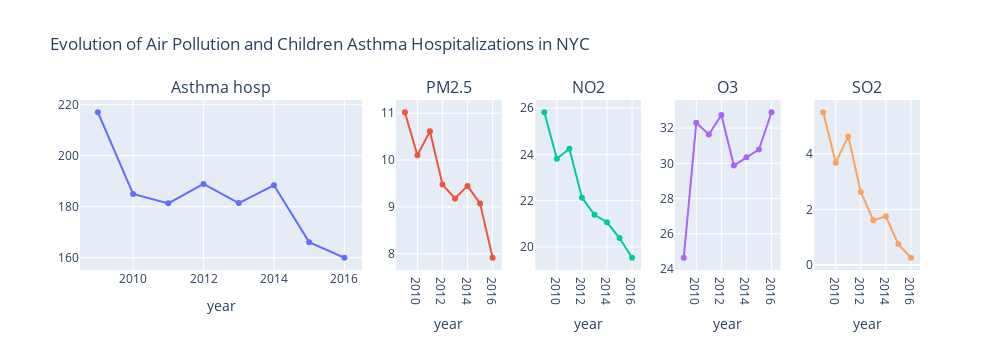

Notebook source saved alongside this figure:
### Markdown cell above
# Air pollution and asthma hospitalizations in children. What does data visualization tell us?

It is almost general knoweldge that air pollution might be one of the main causes of respiratory diseases. An among all the broad types of respiratory diseases that exists, specifically asthma. Asthma is a chronic respiratory disease characterized by variable airflow obstruction, bronchial hyperresponsiveness, and airway inflammation. [[1]](https://pubmed.ncbi.nlm.nih.gov/32867076/) Researchers have long linked asthma with exposure to air pollution, which can make asthma symptoms worse and trigger asthma attacks. Moreover, it is estimated six million children in the United States with asthma are especially vulnerable to air pollution. [[2]](https://www.epa.gov/sciencematters/links-between-air-pollution-and-childhood-asthma#:~:text=Researchers%20have%20long%20linked%20asthma,worse%20and%20trigger%20asthma%20attacks). And not only vulnerable once they have the disease. It has been also proved that exposure to main air pollutants such as NO2, CO, and PM2.5 is linked to regional DNA methylation differences in asthma. [[3]](https://www.ncbi.nlm.nih.gov/pmc/articles/PMC5756438/pdf/13148_2017_Article_433.pdf)

The aim of this study is to dig deeper into this relation between air pollution and asthma cases in children. To do so, NYC air pollution data will be used and combined with asthma hospitalizations data for children. Is there any clear correlation between air pollution and the number of asthma hospitalizations? If so, which are the air pollutants that are more correlated? How do these values vary between the different neighbourhoods? Where is more urgent to reduce the emissions of hazardous air pollutants? Is it possible to predict which is gonna be the number of asthma hospitalizations in order to prepare these hospitals that are gonna suffer more for such big workloads? 

But to start with, let's take a look at how the number of asthma cases in children and the levels of pollutants has evolved in the last years, and which tendence do they show.

### Code cell
fig = make_subplots(
    rows=1, cols=5,column_widths=[0.4, 0.15,0.15,0.15,0.15],
    subplot_titles=("Asthma hosp","PM2.5", "NO2", "O3", "SO2"))

fig.add_trace(go.Scatter(x=years, y=asthma_per_year,name='Asthma hosp'),
              row=1, col=1)

fig.add_trace(go.Scatter(x=years, y=PM2_5_per_year,name='PM2.5'),
              row=1, col=2)

fig.add_trace(go.Scatter(x=years, y=NO2_per_year,name='NO2'),
              row=1, col=3)

fig.add_trace(go.Scatter(x=years, y=O3_per_year,name='O3'),
              row=1, col=4)

fig.add_trace(go.Scatter(x=years, y=SO2_per_year,name='SO2'),
              row=1, col=5)

# Update xaxis properties
fig.update_xaxes(title_text="year", row=1, col=1)
fig.update_xaxes(title_text="year", row=1, col=2)
fig.update_xaxes(title_text="year", row=1, col=3)
fig.update_xaxes(title_text="year", row=1, col=4)
fig.update_xaxes(title_text="year", row=1, col=5)


fig.update_layout(height=350, width=1000,
                  title_text='Evolution of Air Pollution and Children Asthma Hospitalizations in NYC')

fig.update_layout(showlegend=False)
fig.show()

### Figure 1 — Plotly figure (JSON) as saved in the notebook; plotly's stock layout.template omitted (floating-point values rounded to 4 significant figures)
{"data": [{"name": "Asthma hosp", "type": "scatter", "x": [2009, 2010, 2011, 2012, 2013, 2014, 2015, 2016], "xaxis": "x", "y": [217.0, 185, 181.3, 188.9, 181.4, 188.4, 166.1, 160.0], "yaxis": "y"}, {"name": "PM2.5", "type": "scatter", "x": [2009, 2010, 2011, 2012, 2013, 2014, 2015, 2016], "xaxis": "x2", "y": [11.02, 10.1, 10.62, 9.476, 9.18, 9.448, 9.07, 7.913], "yaxis": "y2"}, {"name": "NO2", "type": "scatter", "x": [2009, 2010, 2011, 2012, 2013, 2014, 2015, 2016], "xaxis": "x3", "y": [25.83, 23.81, 24.24, 22.13, 21.39, 21.07, 20.38, 19.53], "yaxis": "y3"}, {"name": "O3", "type": "scatter", "x": [2009, 2010, 2011, 2012, 2013, 2014, 2015, 2016], "xaxis": "x4", "y": [24.64, 32.31, 31.64, 32.74, 29.87, 30.34, 30.79, 32.9], "yaxis": "y4"}, {"name": "SO2", "type": "scatter", "x": [2009, 2010, 2011, 2012, 2013, 2014, 2015, 2016], "xaxis": "x5", "y": [5.494, 3.683, 4.626, 2.624, 1.615, 1.752, 0.746, 0.2645], "yaxis": "y5"}], "layout": {"annotations": [{"font": {"size": 16}, "showarrow": false, "text": "Asthma hosp", "x": 0.168, "xanchor": "center", "xref": "paper", "y": 1, "yanchor": "bottom", "yref": "paper"}, {"font": {"size": 16}, "showarrow": false, "text": "PM2.5", "x": 0.439, "xanchor": "center", "xref": "paper", "y": 1, "yanchor": "bottom", "yref": "paper"}, {"font": {"size": 16}, "showarrow": false, "text": "NO2", "x": 0.605, "xanchor": "center", "xref": "paper", "y": 1, "yanchor": "bottom", "yref": "paper"}, {"font": {"size": 16}, "showarrow": false, "text": "O3", "x": 0.771, "xanchor": "center", "xref": "paper", "y": 1, "yanchor": "bottom", "yref": "paper"}, {"font": {"size": 16}, "showarrow": false, "text": "SO2", "x": 0.937, "xanchor": "center", "xref": "paper", "y": 1, "yanchor": "bottom", "yref": "paper"}], "height": 350, "showlegend": false, "title": {"text": "Evolution of Air Pollution and Children Asthma Hospitalizations in NYC"}, "width": 1000, "xaxis": {"anchor": "y", "domain": [0, 0.336], "title": {"text": "year"}}, "xaxis2": {"anchor": "y2", "domain": [0.376, 0.502], "title": {"text": "year"}}, "xaxis3": {"anchor": "y3", "domain": [0.542, 0.668], "title": {"text": "year"}}, "xaxis4": {"anchor": "y4", "domain": [0.708, 0.834], "title": {"text": "year"}}, "xaxis5": {"anchor": "y5", "domain": [0.874, 1], "title": {"text": "year"}}, "yaxis": {"anchor": "x", "domain": [0, 1]}, "yaxis2": {"anchor": "x2", "domain": [0, 1]}, "yaxis3": {"anchor": "x3", "domain": [0, 1]}, "yaxis4": {"anchor": "x4", "domain": [0, 1]}, "yaxis5": {"anchor": "x5", "domain": [0, 1]}}}
